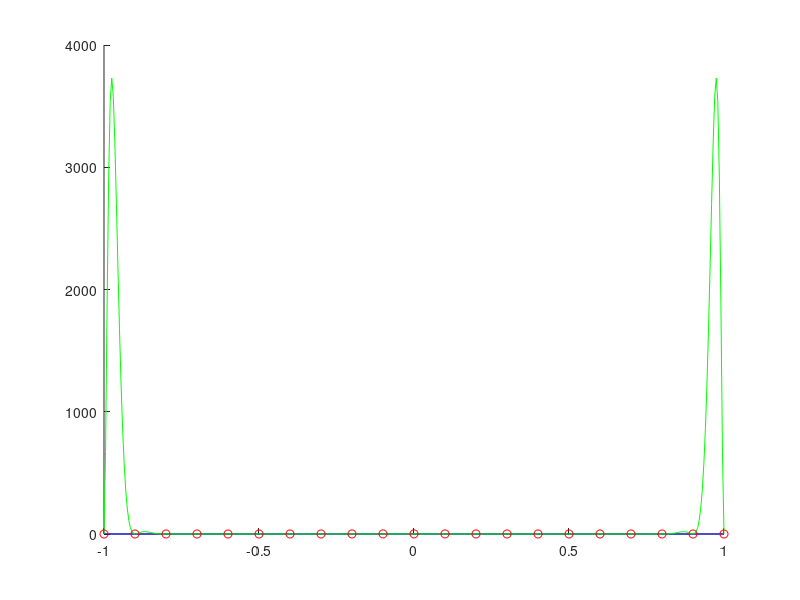

MATLAB code to generate this figure:
% --- Interpolación de Hermite de orden contacto 2 mediante diferencias divididas--- 

% A partir de 2*(n+1) datos (xi, fi) (xi, f'i)  0<=i<=n, la interpolación de Hermite
% construye un polinomio de grado 2n+1 que presenta estos valores y
% primeras derivadas. 

f = @(x) 1./(1+25*x.^2); %función conocida o a comparar con la interpolación
df = @(x) -50*x./((1+25*x.^2).^2);

xi = -1:0.1:1;
%fi = [ ];
%dfi = [ ];
fi = f(xi); % si función conocida
dfi = df(xi); 

x = -1:0.005:1; %puntos en los que obtener evaluado el pol interpolador
p = 0*x; 
u = length(xi);

table = zeros([2*u,2*u+1]); %xi como primera columna de la tabla
%rellenar datos 
for i=1:u 
    table(2*i,1)=xi(i);
    table(2*i-1,1)=xi(i);
    table(2*i,2)=fi(i);
    table(2*i-1,2)=fi(i);
    table(2*i,3)=dfi(i);
end

%desarrollar a partir de los datos

for i=1:u-1 %completar dd-2
    table(2*i+1,3)=(table(2*i+1,2)-table(2*i,2))./(table(2*i+1,1)-table(2*i,1));
end    

for j=4:(2*u+1) %dd-3 en adelante
    for i=(j-1):(2*u)

        m=i-(j-2);
        table(i,j) = (table(i,j-1)-table(i-1,j-1))./(table(i,1)-table(m,1));

    end     
end

table;

coef = diag(table,1)
q=1;

for i=1:u %construccion de p

        p = p + coef(2*i-1).*q; 
        q = q.*(x-xi(i)); 
        p = p + coef(2*i).*q;
        q = q.*(x-xi(i)); 

end

hold on 
plot(x,f(x),'b') %representar función 
plot(x,p,'g')
scatter(xi, fi, 'r')
%axis([-1 1 -0.2 1])
